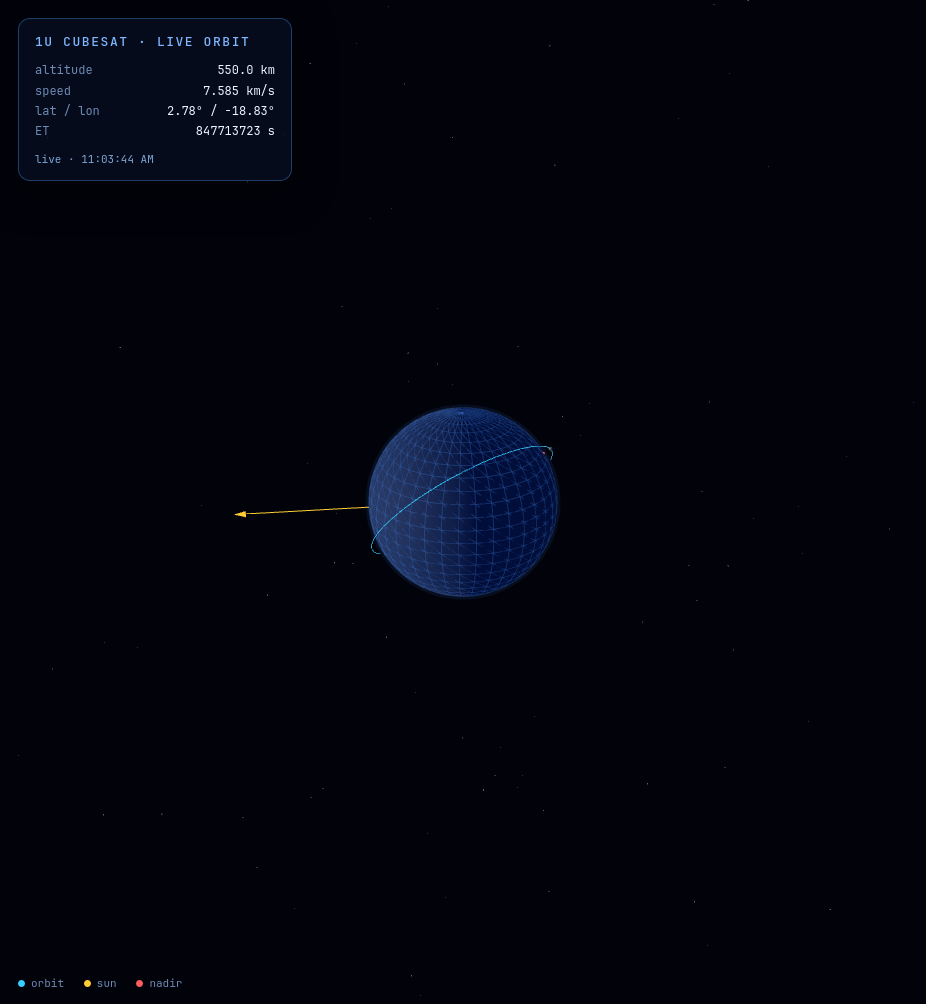
#> input picture docs/orbit.png, 926 x 1004 px
$ python make_demo.py
#> lines starting #> are read from the running program, lines starting #| are printed output that depends on the picture
#!/usr/bin/env python3
"""Build the README hero, social preview and the 48 s captioned demo reel.

Run from the repo root:  python3 docs/make_demo.py
Requires Pillow and ffmpeg. The video is assembled from real screenshots and
the real GDS demo output; it is a captioned reel, not a live screen capture.
"""

from __future__ import annotations

import subprocess
import textwrap
from pathlib import Path

from PIL import Image, ImageDraw, ImageFont, ImageOps

ROOT = Path(__file__).resolve().parents[1]
DOCS = ROOT / "docs"
FRAMES = DOCS / "frames"
FRAMES.mkdir(parents=True, exist_ok=True)

BG = (5, 7, 13)
PANEL = (10, 16, 29)
BORDER = (32, 52, 84)
TEXT = (222, 235, 255)
DIM = (127, 167, 216)
ACCENT = (53, 208, 255)
GOLD = (255, 204, 51)

FONT_BOLD = "/usr/share/fonts/TTF/DejaVuSans-Bold.ttf"
FONT_REG = "/usr/share/fonts/TTF/DejaVuSans.ttf"
FONT_MONO = "/usr/share/fonts/TTF/DejaVuSansMono.ttf"


def font(path: str, size: int) -> ImageFont.FreeTypeFont:
    return ImageFont.truetype(path, size)


def cover(path: Path, size: tuple[int, int]) -> Image.Image:
    image = Image.open(path).convert("RGB")
    return ImageOps.fit(image, size, Image.Resampling.LANCZOS)


def rounded_panel(draw: ImageDraw.ImageDraw, box, radius=14):
    draw.rounded_rectangle(box, radius=radius, fill=PANEL, outline=BORDER, width=2)


def wrap(draw, text, font_obj, width):
    words = text.split()
    lines, line = [], ""
    for word in words:
        candidate = f"{line} {word}".strip()
        if draw.textlength(candidate, font=font_obj) <= width:
            line = candidate
        else:
            lines.append(line)
            line = word
    if line:
        lines.append(line)
    return lines


def hero() -> Image.Image:
    width, height = 1600, 800
    image = Image.new("RGB", (width, height), BG)
    draw = ImageDraw.Draw(image)

    draw.text((60, 74), "1U CubeSat", font=font(FONT_BOLD, 78), fill=TEXT)
    draw.text((64, 176), "Flight-software sandbox", font=font(FONT_REG, 36), fill=DIM)

    lines = [
        "F´ · CSPICE · LittleFS",
        "live telemetry · wasm 3D",
    ]
    y = 250
    for line in lines:
        draw.text((64, y), line, font=font(FONT_REG, 29), fill=TEXT)
        y += 44

    draw.line((64, y + 26, 520, y + 26), fill=BORDER, width=2)
    draw.text((64, y + 56), "Demo-grade — not flight-qualified",
              font=font(FONT_BOLD, 24), fill=GOLD)

    earth = cover(ROOT / "docs/orbit.png", (470, 700))
    universe = cover(ROOT / "integrations/astrosim/astrosim-universe.png", (470, 700))
    image.paste(earth, (630, 50))
    image.paste(universe, (1120, 50))
    draw.rectangle((630, 50, 1099, 749), outline=BORDER, width=2)
    draw.rectangle((1120, 50, 1589, 749), outline=BORDER, width=2)
    draw.text((646, 706), "ORBIT · LIVE", font=font(FONT_BOLD, 20), fill=ACCENT)
    draw.text((1136, 706), "UNIVERSE", font=font(FONT_BOLD, 20), fill=GOLD)
    return image


def social() -> Image.Image:
    width, height = 1280, 640
    image = Image.new("RGB", (width, height), BG)
    draw = ImageDraw.Draw(image)
    draw.text((54, 58), "1U CubeSat", font=font(FONT_BOLD, 62), fill=TEXT)
    draw.text((56, 136), "F´ + CSPICE + live 3D", font=font(FONT_REG, 30), fill=DIM)
    draw.text((56, 210), "Flight-software sandbox", font=font(FONT_REG, 26), fill=TEXT)
    draw.text((56, 258), "Demo-grade — not flight-qualified",
              font=font(FONT_BOLD, 20), fill=GOLD)
    draw.text((56, 330), "146 host assertions", font=font(FONT_MONO, 20), fill=ACCENT)
    draw.text((56, 360), "14 F´ component tests", font=font(FONT_MONO, 20), fill=ACCENT)
    draw.text((56, 390), "github.com/yahya-azeem/cubesat-fsw",
              font=font(FONT_MONO, 18), fill=DIM)

    image.paste(cover(ROOT / "docs/orbit.png", (360, 540)), (470, 50))
    image.paste(cover(ROOT / "integrations/astrosim/astrosim-universe.png", (360, 540)), (870, 50))
    draw.rectangle((470, 50, 829, 589), outline=BORDER, width=2)
    draw.rectangle((870, 50, 1229, 589), outline=BORDER, width=2)
    return image


def frame(title: str, subtitle: str, body: list[str], image_path: Path | None = None,
          accent=ACCENT) -> Image.Image:
    width, height = 1920, 1080
    canvas = Image.new("RGB", (width, height), BG)
    draw = ImageDraw.Draw(canvas)

    draw.text((90, 62), title, font=font(FONT_BOLD, 58), fill=TEXT)
    draw.text((94, 136), subtitle, font=font(FONT_REG, 28), fill=DIM)
    draw.line((94, 190, 760, 190), fill=accent, width=2)

    if image_path is not None:
        art = cover(image_path, (900, 760))
        canvas.paste(art, (930, 210))
        draw.rectangle((930, 210, 1829, 969), outline=BORDER, width=2)
        text_x, text_w = 94, 760
    else:
        text_x, text_w = 94, 1700

    y = 250
    for line in body:
        if line.startswith("$") or line.startswith(">"):
            color, font_obj = ACCENT, font(FONT_MONO, 26)
        elif line.startswith("#"):
            color, font_obj = GOLD, font(FONT_BOLD, 26)
        else:
            color, font_obj = TEXT, font(FONT_REG, 30)
        for wrapped in wrap(draw, line, font_obj, text_w):
            draw.text((text_x, y), wrapped, font=font_obj, fill=color)
            y += 42
        y += 8
    return canvas


def build_frames() -> list[Path]:
    frames: list[Path] = []

    f = frame(
        "1U CubeSat", "Flight-software sandbox · F´ · CSPICE · LittleFS",
        [
            "A demo-grade 1U avionics stack:",
            "power supervisor, fail-safe file system,",
            "CSPICE ephemerides, live telemetry.",
            "",
            "# 146 host assertions · 14 F´ component tests",
        ],
    )
    frames.append(FRAMES / "01.png")
    f.save(frames[-1])

    f = frame(
        "Live orbit", "CSPICE at 1 Hz · altitude and velocity from the SPK",
        [
            "AstroNav publishes J2000 position,",
            "velocity, Sun vector and sub-point.",
            "",
            "The view reads the F´ GDS channel log;",
            "flight software knows nothing about it.",
            "",
            "# 550.0 km · 7.585 km/s",
        ],
        ROOT / "docs/orbit.png",
    )
    frames.append(FRAMES / "02.png")
    f.save(frames[-1])

    f = frame(
        "Big picture", "AstroSim wasm · full galactic-scale simulation",
        [
            "The same telemetry drives the",
            "CUBESAT entity inside AstroSim:",
            "Rust, wgpu, ImGui.",
            "",
            "Universe mode zooms out to the",
            "full simulation.",
        ],
        ROOT / "integrations/astrosim/astrosim-universe.png",
        GOLD,
    )
    frames.append(FRAMES / "03.png")
    f.save(frames[-1])

    f = frame(
        "Specific mode", "literal OpenSCAD 1U model · loaded as the AstroSim mesh",
        [
            "The AstroSim entity is the STL export",
            "of this cad/cubesat.scad model:",
            "",
            "7,920 triangles, scaled as a marker;",
            "true 1U is 113.5 mm.",
            "",
            "ImGui panel: Earth / Universe.",
        ],
        ROOT / "cad/cubesat.png",
    )
    frames.append(FRAMES / "04.png")
    f.save(frames[-1])

    f = frame(
        "Duty-cycled power", "make gds-demo · command the state machine",
        [
            "$ make gds-demo",
            "> CLEAR_FAULT        Mode 1  Charge",
            "> PASS_SCHEDULED     Mode 2  AwaitPass",
            "> PASS_ACQUIRED      Mode 3  Downlink   PaKeyed",
            "> DOWNLINK_COMPLETE  Mode 1  Charge     PaInhibited",
            "> PASS_ACQUIRED      Mode 0  Safe       FaultLatched 0xE0B1",
            "",
            "# the battery guard refuses a second burst",
        ],
        None,
        GOLD,
    )
    frames.append(FRAMES / "05.png")
    f.save(frames[-1])

    f = frame(
        "Reproducible", "Clean clone · CI · one command",
        [
            "$ git clone --recurse-submodules <repo>",
            "$ ./setup/install-fprime.sh",
            "$ ./setup/install-cspice.sh",
            "$ make check",
            "",
            "# all host and component tests pass",
            "# demo-grade, not flight-qualified",
            "github.com/yahya-azeem/cubesat-fsw",
        ],
    )
    frames.append(FRAMES / "06.png")
    f.save(frames[-1])

    return frames


def main() -> None:
    hero().save(DOCS / "hero.png")
#> in hero, `image = Image.new("RGB", (width, height), BG)`:
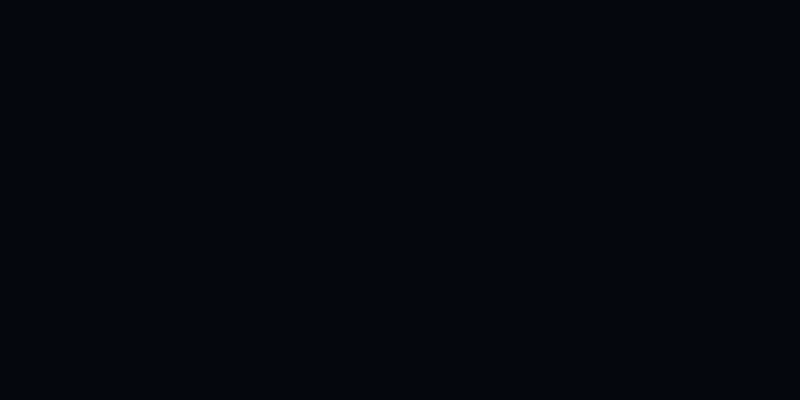
#> image: PIL image 1600x800 RGB (shown at 1/2 size); mean R, G, B 5, 7, 13
#> after the loop in hero, `for line in lines:`: y = 338
#> call 2 of cover, with size = (470, 700)
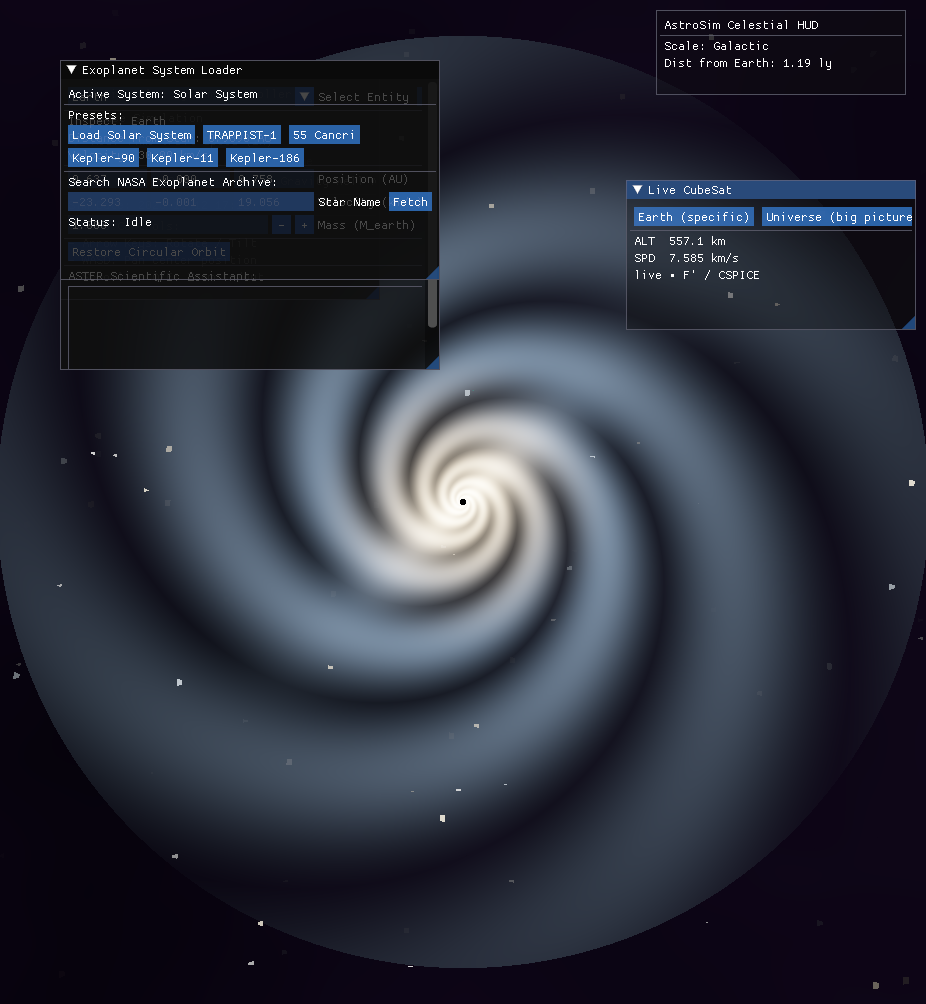
#> input picture integrations/astrosim/astrosim-universe.png, 926 x 1004 px
    social().save(DOCS / "social-preview.png")
#> in social, `width, height = 1280, 640`: width = 1280; height = 640
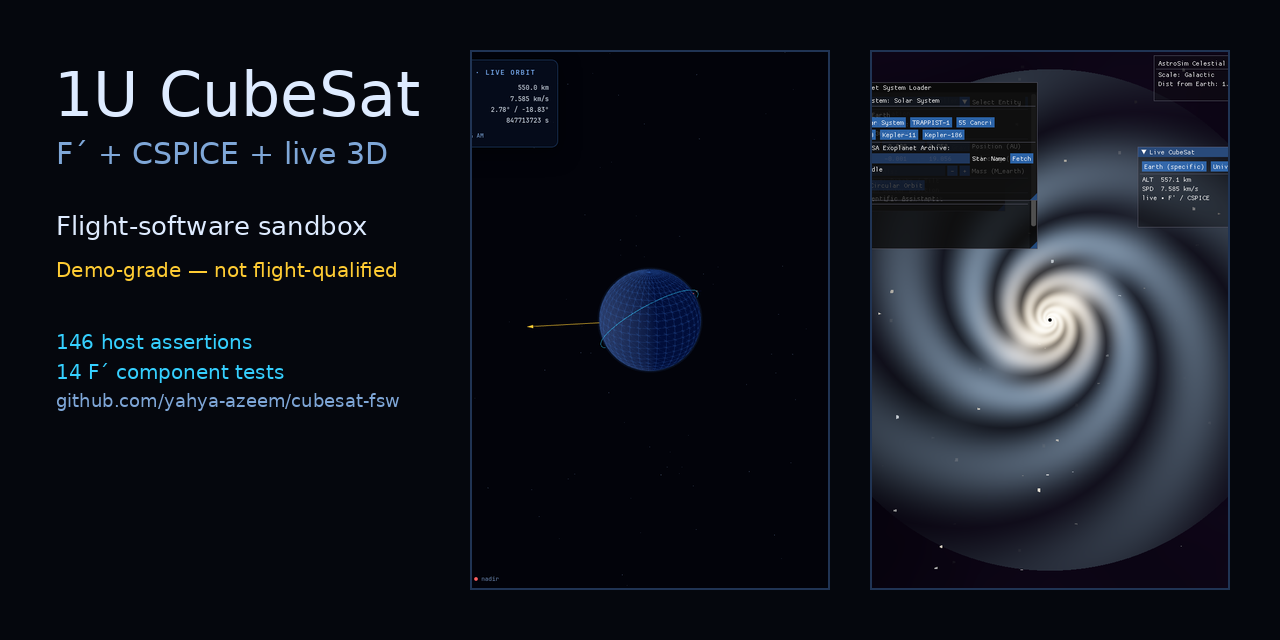
#> saved as social-preview.png: PIL image 1280x640 RGB; mean R, G, B 18.3, 21.7, 30.3
    frames = build_frames()
#> in build_frames, `frames: list[Path] = []`: frames = []
#> after the loop in frame, `for line in body:`: y = 458
#> the loop in frame (call 2), `for line in body:` made 7 passes
#> color on passes 1 to 7: (222, 235, 255), (222, 235, 255), (222, 235, 255), (222, 235, 255), (222, 235, 255), (222, 235, 255), (255, 204, 51)
#> call 4 of frame, with title = 'Specific mode', accent = (53, 208, 255)
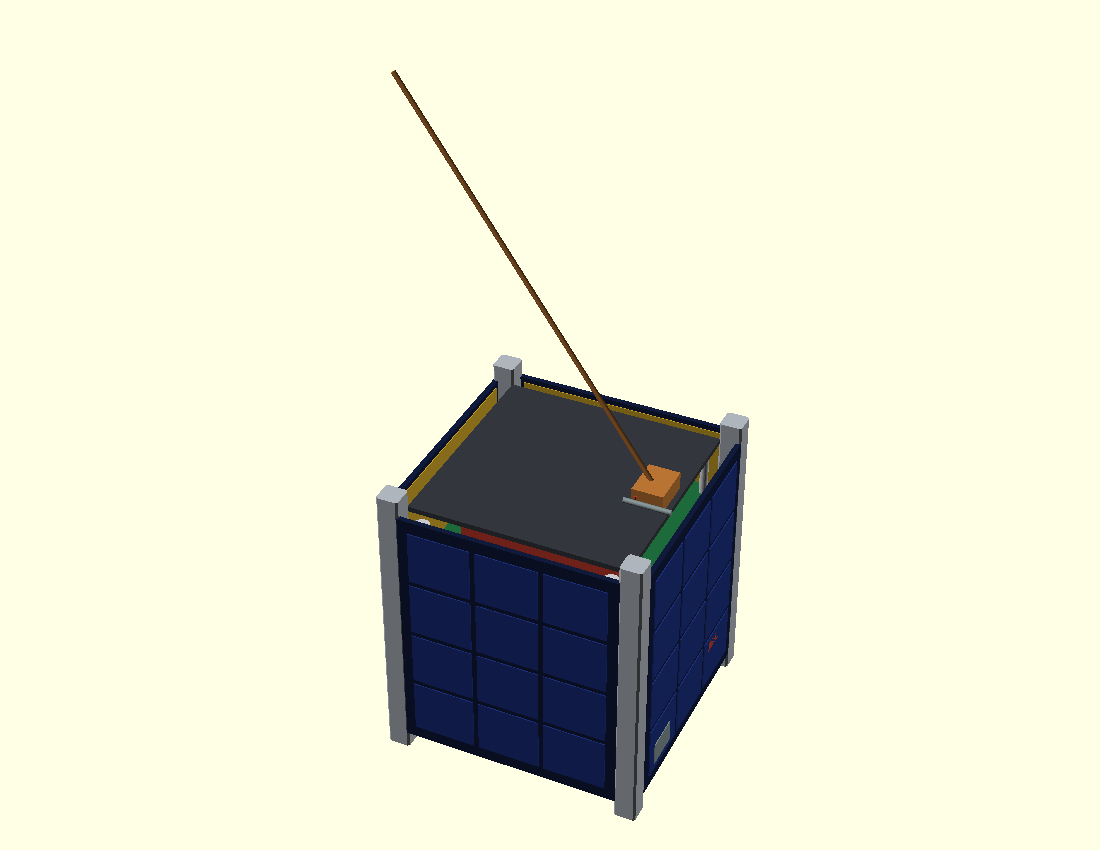
#> input picture cad/cubesat.png, 1100 x 850 px
#> in cover, image is the input picture: PIL image 1100x850 RGB; mean R, G, B 226.4, 227.2, 207.2
#> in frame (call 4), `canvas.paste(art, (930, 210))`:
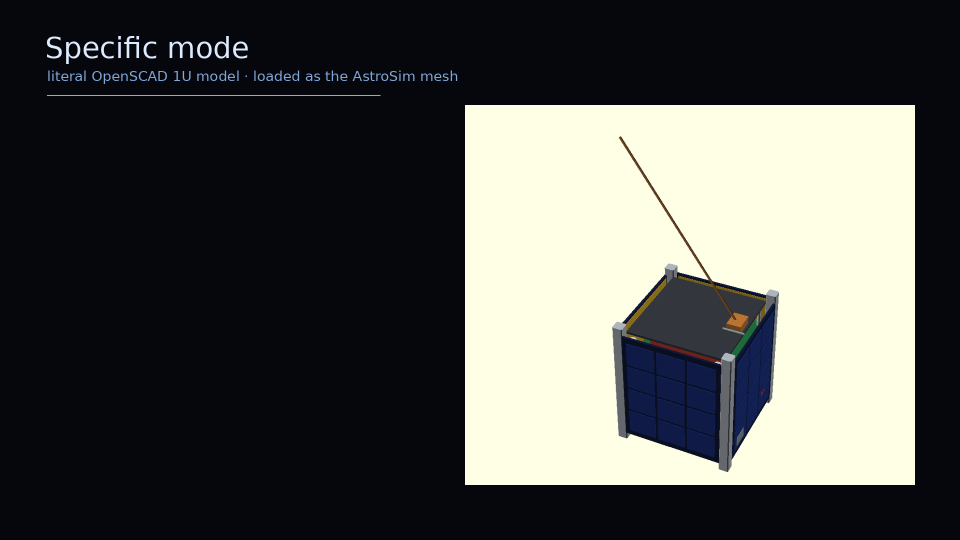
#> canvas: PIL image 1920x1080 RGB (shown at 1/2 size); mean R, G, B 77.9, 79.7, 77.5
#> after the loop in frame (call 4), `for line in body:`: y = 516
#> in build_frames, `f = frame( "Reproducible", "Clean clone · CI · one command", [ "$ git ..`:
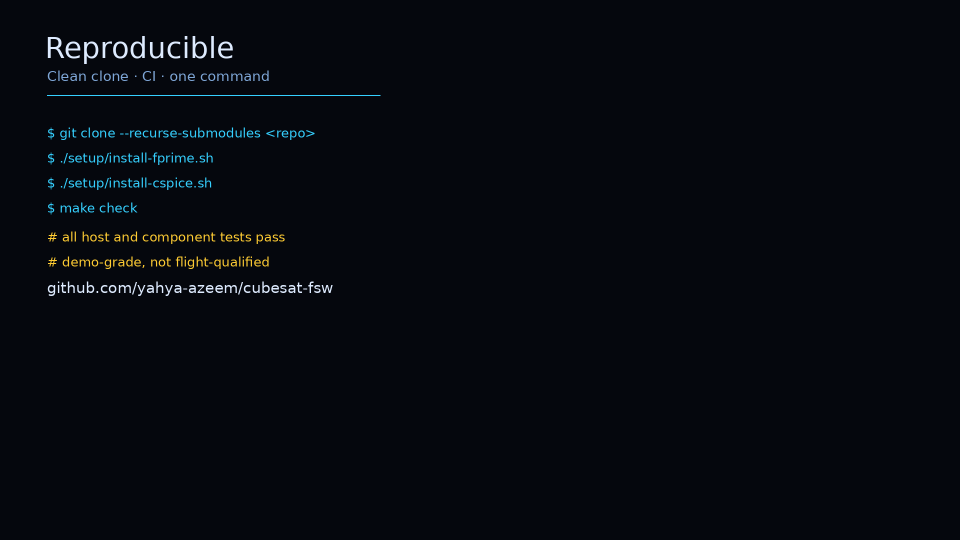
#> f: PIL image 1920x1080 RGB (shown at 1/2 size); mean R, G, B 6.8, 9.3, 15.2
#> frames = 6 items

    concat = DOCS / "frames" / "list.txt"
    with concat.open("w") as handle:
        for path in frames:
            handle.write(f"file '{path.name}'\n")
            handle.write("duration 8\n")
#> this loop made 6 passes
    subprocess.run(
        [
            "ffmpeg", "-y", "-f", "concat", "-safe", "0", "-i", str(concat),
            "-vf", "fps=30,format=yuv420p", "-c:v", "libx264",
            "-preset", "medium", "-crf", "20", "-movflags", "+faststart",
            str(DOCS / "demo.mp4"),
        ],
        check=True,
        stdout=subprocess.DEVNULL,
        stderr=subprocess.DEVNULL,
    )
#> (this line was passed over: subprocess is not available in this run)
    print("wrote docs/hero.png, docs/social-preview.png, docs/demo.mp4")


if __name__ == "__main__":
    main()
